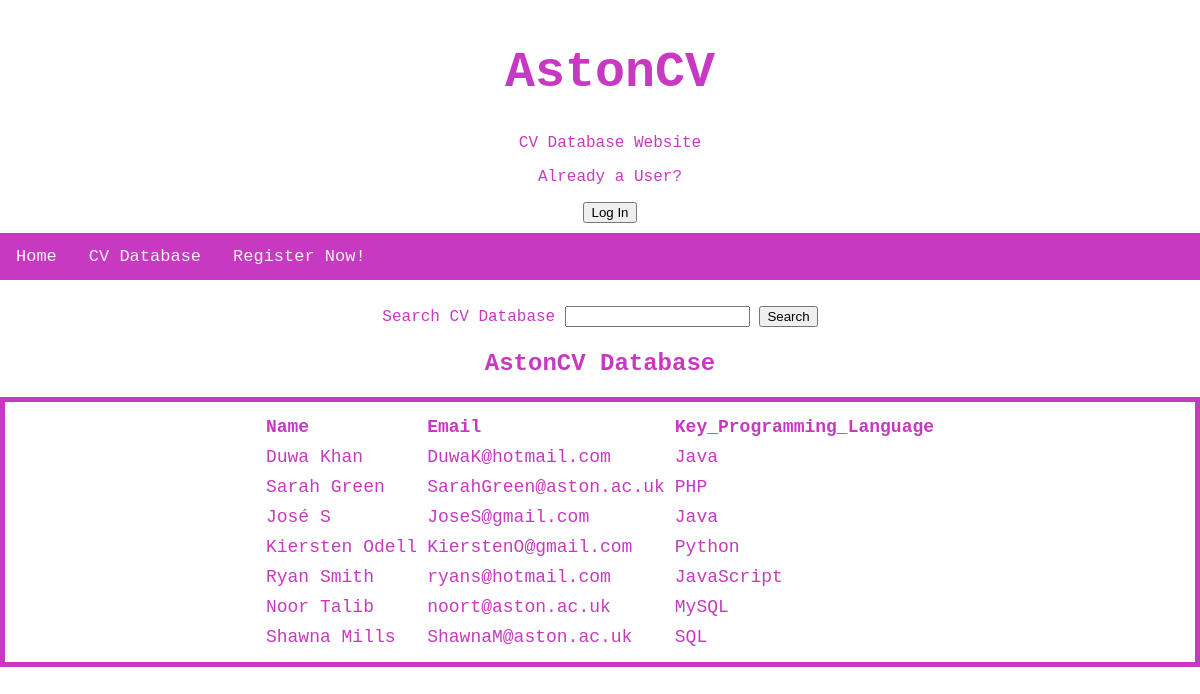
The page /CVdb.php on the database its author committed.
### tables this page shows
CREATE TABLE `cvs` (
  `id` int(20) UNSIGNED NOT NULL,
  `name` varchar(100) NOT NULL,
  `email` varchar(100) NOT NULL,
  `password` varchar(255) NOT NULL,
  `keyprogramming` varchar(255) DEFAULT NULL,
  `profile` varchar(500) DEFAULT NULL,
  `education` varchar(500) DEFAULT NULL,
  `URLlinks` varchar(500) DEFAULT NULL
);

### includes/dbh.php (called while the page is built)
<?php
class Dbh {
    private $host = "localhost";
    private $user = "root";
    private $pwd = "";
    private $dbName = "astoncv";
    protected function connect() {
        try{
        $dsn = 'mysql: host=' . $this->host . ';dbname=' . $this->dbName;
        $pdo = new PDO($dsn, $this->user, $this->pwd);
        $pdo->setAttribute(PDO::ATTR_DEFAULT_FETCH_MODE, PDO::FETCH_ASSOC);
        return $pdo;
        }catch (PDOException $ex) {
            print "Error!: " . $ex->getMessage() . "<br/>";
        }
    }
}
?>

### CVdb.php (the view, shortened to what this page needs)
<?php
 include_once 'includes/dbh.php';
?>
<table cellspacing="0"  cellpadding="5" id="myTable" >
<tr><th align='left'><b>Name</b></th>   <th align='left'><b>Email</b></th> <th align='left'><b>Key_Programming_Language</b></th ></tr>
<?php
class CVdb extends Dbh {
	public function getCV(){
    try {
      $sql = "SELECT * FROM cvs";
      $statement = $this->connect()->query($sql);
      if ( $statement && $statement->rowCount()> 0) {
		while($row = $statement->fetch()) {
      echo  "<tr><td align='left'>" . $row['name'] . "</td>";
			echo  "<td align='left'>" . $row['email'] . "</td>";
			echo "<td align='left'>". $row['keyprogramming'] . "</td></tr>\n";
    }
    }else {
      echo "<p>No CVs found in Database.</p>";
    }
      }
    catch (PDOexception $ex){
      echo "Sorry, a database error occurred! <br>";
      echo "Error details: <em>". $ex->getMessage()."</em>";
    }
      }
    }
      ?>
  <!DOCTYPE html>
  <html lang="en">
  <link rel = "stylesheet" type="text/css" href="css/style.css"/>
  </head>
    <header>
      <h1>AstonCV</h1>
      <p> CV Database Website </p>
      <p> Already a User? </p>
  <a  href = "index.php" >
         <button type="button">Log In</button>
  </a>
    </header>
  <body>
  <nav>
  <div class="topnav">
    <a href="index.php">Home</a>
    <a href="CVdb.php">CV Database</a>
    <a href="register.php">Register Now!</a>
  </div>
  </nav>
  <section id="searchcv">
  <form action="searchdb.php"  method="GET">
    <label> Search CV Database </label>
    <input type="text" name="search" value="<?php if(isset($_GET['search'])){ echo $_GET['search']; } ?>">
    <input type="submit" value="Search" />
  </form>
  </section>
  <div class = "database">
    <h2> AstonCV Database </h2>
    <?php
    $dbobj = new CVdb();
    echo $dbobj->getCV();
    ?>
    </div>
  </body>
  </html>

### css/style.css (style rules this page uses)
body { font-family: "Lucida Console", "Courier New", monospace; width: 100%; margin: 0 auto; color: #bd10b4d3; }
header { padding: 10px; text-align: center; color: #bd10b4d3; width: 100%; }
header h1 { font-size: 50px; }
.topnav { overflow: hidden; background-color: #bd10b4d3; font-family: "Lucida Console", "Courier New", monospace; }
.topnav a { float: left; color: #f2f2f2; text-align: center; padding: 14px 16px; text-decoration: none; font-size: 17px; }
table { display: flex; flex-wrap: wrap; justify-content: center; font-size: large; border: #bd10b4d3 solid 5px; padding-top: 200px; padding: 10px; color: #bd10b4d3; font-family: "Lucida Console", "Courier New", monospace; }
.database { display: flex; flex-wrap: wrap; justify-content: center; color: #bd10b4d3; font-family: "Lucida Console", "Courier New", monospace; }
#searchcv { height: 30px; text-align: center; padding: 10px; color: #bd10b4d3; font-family: "Lucida Console", "Courier New", monospace; }

### rows shown on the page
cvs: name "Duwa Khan", email "DuwaK@hotmail.com", keyprogramming "Java"
cvs: name "Sarah Green", email "SarahGreen@aston.ac.uk", keyprogramming "PHP"
cvs: name "José S", email "JoseS@gmail.com", keyprogramming "Java"
cvs: name "Kiersten Odell", email "KierstenO@gmail.com", keyprogramming "Python"
cvs: name "Ryan Smith", email "ryans@hotmail.com", keyprogramming "JavaScript"
cvs: name "Noor Talib", email "noort@aston.ac.uk", keyprogramming "MySQL"
cvs: name "Shawna Mills", email "ShawnaM@aston.ac.uk", keyprogramming "SQL"
